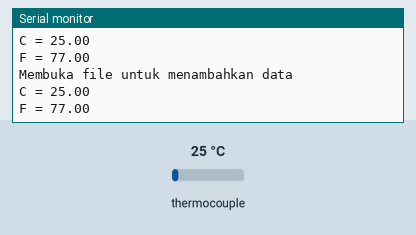
Simulated run of this sketch. Board: ESP32. Shown: the last lines printed to the serial monitor. The inputs (shaded band) are chosen by the test bench; at power-on: thermocouple 25 °C. Storage starts empty; random numbers use the default seed unless the sketch sets one.

Above: at 3.2 s.
3.3 s: thermocouple set to 6 °C
At 3.84 s:
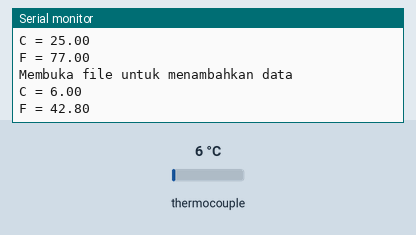
4.8 s: thermocouple set to 75 °C
At 5.34 s:
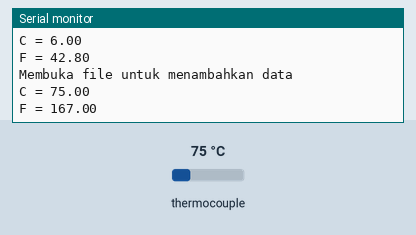
Timing chart, 0 to 7.8 s (numbered marks = the images above; inputs shaded):
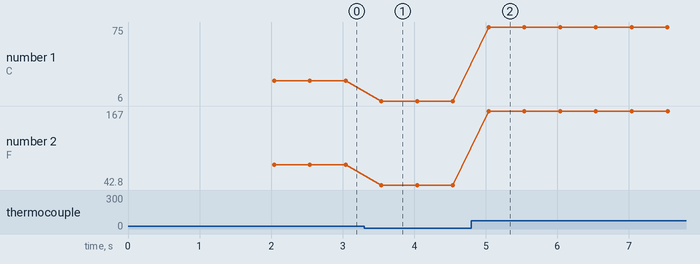

The sketch:

Multi_SPI-SD_Card_dan_Thermocouple.ino
```cpp
#include "FS.h"
#include "SD.h"
#include "SPI.h"
#include "max6675.h"

#define CS_PIN 5 //Mendefinisikan variabel CS_PIN pada pin GPIO5 di ESP32
int thermoDO = 12;
int thermoCS = 15;
int thermoCLK = 14;

File dataFile;
MAX6675 thermocouple(thermoCLK, thermoCS, thermoDO);

unsigned long waktuSebelumnya_VSPI = 0;
unsigned long waktuSebelumnya_HSPI = 0;
float V, I, P, T, v, E = 0;

void setup() {
  Serial.begin(115200);   //Serial komunikasi untuk dihubungkan ke laptop/PC dengan baud rate 115200
  delay(1000);

  Serial.println("Inisialisasi kartu.");
  if (!SD.begin(CS_PIN)) {
    Serial.println("Inisialisasi Gagal");
    return;
  }
  Serial.println();
  Serial.println("Inisialisasi Berhasil.\n");

  dataFile = SD.open("/KAPUAS_3.XLS", FILE_WRITE); //Menjadikan variabel dataFile sebagai alat untuk membuat file dan membuka file di SD card
  if (!dataFile) {
    Serial.println("Gagal membuka file untuk ditulis");
    return;
  }

  if (dataFile) {
    Serial.println("Berhasil membuka file untuk ditulis");
    dataFile.print("Tegangan");
    dataFile.print("\t"); //Tab 1 kali
    dataFile.print("Arus");
    dataFile.print("\t"); //Tab 1 kali
    dataFile.print("Daya");
    dataFile.print("\t"); //Tab 1 kali
    dataFile.print("Temperature");
    dataFile.print("\t"); //Tab 1 kali
    dataFile.print("Kecepatan");
    dataFile.print("\t"); //Tab 1 kali
    dataFile.print("Energi");
    //menutup file setelah menggunakannya
    dataFile.close();
  }
  // jika file tidak dapat dibuka, data tidak akan ditulis.
  else {
    Serial.println("Gagal membuka file KAPUAS_3.XLS"); //Menampilkan kata "Gagal membuka  file NilaiPot.xls" diserial monitor laptop
  }
  delay(1000);
}


void loop() {
  if (millis() - waktuSebelumnya_VSPI >= 500) {
    waktuSebelumnya_VSPI = millis();
    V = 50;
    I = random(0, 20);
    P = V * I;
    T = random(30, 50);
    v++;
    E = P * millis() / 1000;

    SD_Card();
  }

  if (millis() - waktuSebelumnya_HSPI >= 500) {
    waktuSebelumnya_HSPI = millis();
    Serial.print("C = ");
    Serial.println(thermocouple.readCelsius());
    Serial.print("F = ");
    Serial.println(thermocouple.readFahrenheit());
  }
}

void SD_Card() {
  dataFile = SD.open("/KAPUAS_3.XLS", FILE_APPEND); //Menjadikan variabel dataFile sebagai alat untuk membuat file dan membuka file di SD card
  if (!dataFile) {
    Serial.println("Gagal membuka file untuk menambahkan data");
    return;
  }
  if (dataFile) {
    Serial.println("Membuka file untuk menambahkan data");
    dataFile.print("\n");
    dataFile.print(String(V));
    dataFile.print("\t"); //Tab 1 kali
    dataFile.print(String(I));
    dataFile.print("\t"); //Tab 1 kali
    dataFile.print(String(P));
    dataFile.print("\t"); //Tab 1 kali
    dataFile.print(String(T));
    dataFile.print("\t"); //Tab 1 kali
    dataFile.print(String(v));
    dataFile.print("\t"); //Tab 1 kali
    dataFile.print(String(E));
    //menutup file setelah menggunakannya
    dataFile.close();
  }
  else {
    Serial.println("Gagal membuka file KAPUAS_3.XLS"); //Menampilkan kata "Gagal membuka  file NilaiPot.xls" diserial monitor laptop
  }
}

// https://randomnerdtutorials.com/esp32-microsd-card-arduino/
```

Measured:
- after the input at 3.3 s, the serial monitor: prints a new line after 0.24 s (image 1)
- after the input at 4.8 s, the serial monitor: prints a new line after 0.24 s (image 2)
- plotted number 1: 25 → 6 after the input at 3.3 s, 6 → 75 after the input at 4.8 s
- plotted number 2: 77 → 42.8 after the input at 3.3 s, 42.8 → 167 after the input at 4.8 s
